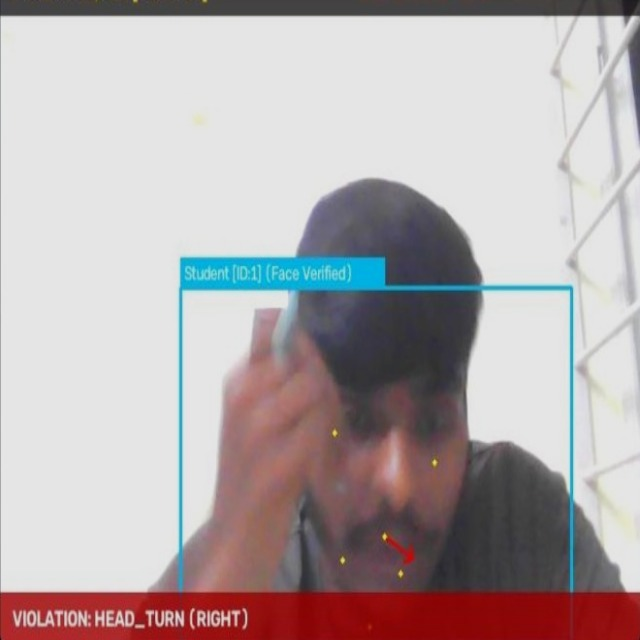
#> input picture dataset/train/images/bg_neg_train_000.jpg, 640 x 640 px, given in place of frame_301_snapshot.jpg, which was not available
$ python build_comprehensive_dataset.py
#> lines starting #> are read from the running program, lines starting #| are printed output that depends on the picture; after the words box and inside, x2 and y2 are one past the last pixel; in counts of white or black regions, pixels touching at a corner belong together
import os
import cv2
import numpy as np
import random
import yaml
import shutil

def build_dataset():
    print("=== Building Comprehensive Malpractice Dataset ===")
    dataset_dir = os.path.abspath("dataset")
    train_img_dir = os.path.join(dataset_dir, "train", "images")
    train_lbl_dir = os.path.join(dataset_dir, "train", "labels")
    val_img_dir = os.path.join(dataset_dir, "val", "images")
    val_lbl_dir = os.path.join(dataset_dir, "val", "labels")

    # Clean previous dataset
    for d in [train_img_dir, train_lbl_dir, val_img_dir, val_lbl_dir]:
        if os.path.exists(d):
            shutil.rmtree(d)
        os.makedirs(d, exist_ok=True)

    # 1. Load Real Candidate Assets
    user_frame = cv2.imread("scratch/frame_301_snapshot.jpg")
#> user_frame is the input picture: shape (640, 640, 3); mean B, G, R 171.8, 170.3, 180.4
    user_phone_crop = cv2.imread("scratch/user_phone.jpg")
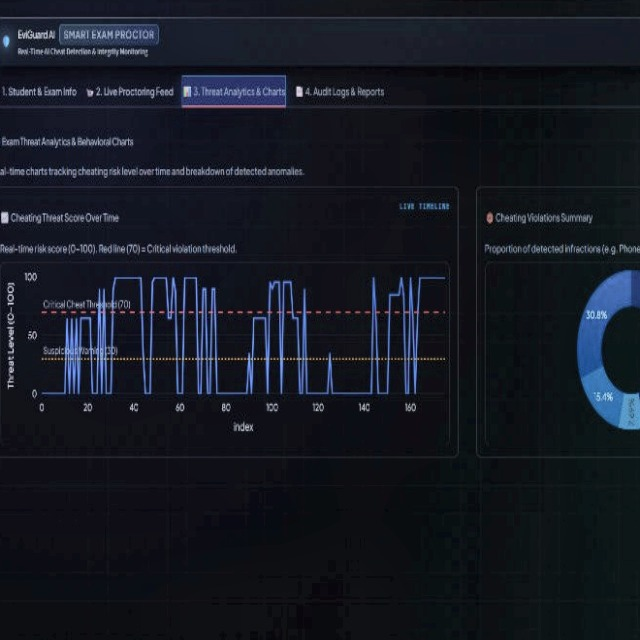
#> input picture dataset/train/images/bg_neg_train_007.jpg, 640 x 640 px, given in place of user_phone.jpg, which was not available
#> user_phone_crop is the input picture: shape (640, 640, 3); mean B, G, R 35, 25.1, 21.1
    cand_bg = cv2.imread("scratch/candidate_clean_bg.jpg")
    if cand_bg is None:
        cand_bg = user_frame.copy()

    # Classes:
    # 0: exam_chit
    # 1: cell_phone
    # 2: book
    classes = ["exam_chit", "cell_phone", "book"]

    # Desk texture backgrounds (416x416)
    def create_background(w=416, h=416, style="cand"):
        if style == "cand" and cand_bg is not None:
            bg = cv2.resize(cand_bg, (w, h))
            # Random brightness/contrast
            alpha = random.uniform(0.85, 1.15)
            beta = random.randint(-15, 15)
            bg = np.clip(alpha * bg + beta, 0, 255).astype(np.uint8)
            return bg
        elif style == "desk_wood":
            bg = np.zeros((h, w, 3), dtype=np.uint8)
            bg[:] = (random.randint(40, 60), random.randint(65, 95), random.randint(110, 150))
            grain = np.random.randint(-12, 12, (h, w, 3), dtype=np.int16)
            return np.clip(bg.astype(np.int16) + grain, 0, 255).astype(np.uint8)
        elif style == "desk_light":
            bg = np.zeros((h, w, 3), dtype=np.uint8)
            bg[:] = (random.randint(170, 200), random.randint(175, 205), random.randint(180, 210))
            grain = np.random.randint(-10, 10, (h, w, 3), dtype=np.int16)
            return np.clip(bg.astype(np.int16) + grain, 0, 255).astype(np.uint8)
        else: # dark modern
            bg = np.zeros((h, w, 3), dtype=np.uint8)
            bg[:] = (random.randint(30, 45), random.randint(35, 50), random.randint(40, 55))
            grain = np.random.randint(-8, 8, (h, w, 3), dtype=np.int16)
            return np.clip(bg.astype(np.int16) + grain, 0, 255).astype(np.uint8)

    # Phone generator (User's phone back cover, generic phone back with cameras, front phone with screen)
    def render_phone(target_h, target_w, phone_type="user_crop"):
        if phone_type == "user_crop" and user_phone_crop is not None:
            p = cv2.resize(user_phone_crop, (target_w, target_h))
            # Random brightness/contrast/tint
            if random.random() < 0.5:
                p = cv2.flip(p, 1) # Left or right hand holding phone
            alpha = random.uniform(0.80, 1.20)
            beta = random.randint(-20, 20)
            p = np.clip(alpha * p.astype(np.float32) + beta, 0, 255).astype(np.uint8)
            return p
        elif phone_type == "dark_back":
            p = np.zeros((target_h, target_w, 3), dtype=np.uint8)
            # Dark graphite / midnight blue phone chassis
            base_col = (random.randint(25, 45), random.randint(30, 50), random.randint(35, 55))
            p[:] = base_col
            # Rounded corners or bezel highlight
            cv2.rectangle(p, (0, 0), (target_w - 1, target_h - 1), (base_col[0] + 25, base_col[1] + 25, base_col[2] + 25), 2)
            # Camera bump in top-left
            cb_w = int(target_w * 0.42)
            cb_h = int(target_h * 0.32)
            cv2.rectangle(p, (5, 5), (5 + cb_w, 5 + cb_h), (base_col[0] - 10, base_col[1] - 10, base_col[2] - 10), -1)
            # Lens circles
            cv2.circle(p, (5 + cb_w // 2, 5 + cb_h // 4), max(2, cb_w // 5), (15, 15, 15), -1)
            cv2.circle(p, (5 + cb_w // 2, 5 + 3 * cb_h // 4), max(2, cb_w // 5), (15, 15, 15), -1)
            # Flash
            cv2.circle(p, (5 + 4 * cb_w // 5, 5 + cb_h // 2), max(1, cb_w // 8), (200, 220, 220), -1)
            return p
        else: # screen front
            p = np.zeros((target_h, target_w, 3), dtype=np.uint8)
            # Black frame
            p[:] = (20, 20, 20)
            # Screen (lit with text or interface)
            cv2.rectangle(p, (3, 4), (target_w - 4, target_h - 5), (random.randint(180, 240), random.randint(180, 240), random.randint(190, 245)), -1)
            # Chat or notes UI lines on screen
            for ly in range(12, target_h - 12, 10):
                lw = random.randint(int(target_w * 0.3), int(target_w * 0.75))
                cv2.rectangle(p, (6, ly), (6 + lw, ly + 6), (random.randint(70, 100), random.randint(140, 180), random.randint(200, 255)), -1)
            return p

    # Exam Chit generator (real paper note with handwriting)
    def render_chit(target_h, target_w):
        c = np.zeros((target_h, target_w, 3), dtype=np.uint8)
        # White/cream paper texture
        paper_col = (random.randint(235, 255), random.randint(238, 255), random.randint(242, 255))
        c[:] = paper_col
        # Paper border
        cv2.rectangle(c, (0, 0), (target_w - 1, target_h - 1), (180, 180, 180), 1)
        # Fold lines
        if random.random() < 0.6:
            cv2.line(c, (0, target_h // 2), (target_w, target_h // 2), (210, 210, 210), 1)
        # Handwritten lines / text strokes
        line_spacing = max(6, target_h // 7)
        for ly in range(line_spacing, target_h - 4, line_spacing):
            lw = random.randint(int(target_w * 0.5), int(target_w * 0.92))
            ink = (random.randint(20, 50), random.randint(20, 50), random.randint(30, 80))
            cv2.line(c, (4, ly), (lw, ly), ink, 1)
        return c

    # Book generator (Large textbook / notebook)
    def render_book(target_h, target_w):
        b = np.zeros((target_h, target_w, 3), dtype=np.uint8)
        # Open notebook / printed book
        b[:] = (random.randint(225, 250), random.randint(230, 250), random.randint(235, 255))
        # Book borders
        cv2.rectangle(b, (0, 0), (target_w - 1, target_h - 1), (70, 70, 80), 2)
        # Spine in middle
        cv2.line(b, (target_w // 2, 0), (target_w // 2, target_h), (110, 110, 120), 2)
        # Text paragraphs
        line_step = max(7, target_h // 12)
        for ly in range(line_step, target_h - 8, line_step):
            # Left page
            cv2.line(b, (10, ly), (target_w // 2 - 10, ly), (140, 140, 150), 1)
            # Right page
            cv2.line(b, (target_w // 2 + 10, ly), (target_w - 10, ly), (140, 140, 150), 1)
        return b

    # Hand overlay generator around object
    def draw_hand_holding(canvas, x1, y1, x2, y2, angle_deg=0):
        # Draw realistic fingers gripping the edge of the object
        skin = (random.randint(110, 140), random.randint(130, 170), random.randint(180, 220))
        h, w = canvas.shape[:2]
        # Fingers overlapping bottom/sides
        fw = max(8, int((x2 - x1) * 0.28))
        fh = max(12, int((y2 - y1) * 0.35))
        # Finger 1 (thumb / palm edge)
        cv2.ellipse(canvas, (max(0, x1 + fw // 2), min(h - 1, y2 - fh // 3)), (fw, fh // 2), 0, 0, 360, skin, -1)
        # Finger 2
        cv2.ellipse(canvas, (min(w - 1, x2 - fw // 3), min(h - 1, y2 - fh // 2)), (fw // 2, fh), 0, 0, 360, skin, -1)

    # Rotate image and return rotated patch + mask
    def rotate_patch(patch, angle):
        ph, pw = patch.shape[:2]
        center = (pw // 2, ph // 2)
        rot_mat = cv2.getRotationMatrix2D(center, angle, 1.0)
        cos = np.abs(rot_mat[0, 0])
        sin = np.abs(rot_mat[0, 1])
        new_w = int((ph * sin) + (pw * cos))
        new_h = int((ph * cos) + (pw * sin))
        rot_mat[0, 2] += (new_w / 2) - center[0]
        rot_mat[1, 2] += (new_h / 2) - center[1]
        rotated = cv2.warpAffine(patch, rot_mat, (new_w, new_h), flags=cv2.INTER_LINEAR, borderValue=(0, 0, 0))
        # Mask
        mask = np.ones((ph, pw), dtype=np.uint8) * 255
        rot_mask = cv2.warpAffine(mask, rot_mat, (new_w, new_h), flags=cv2.INTER_NEAREST, borderValue=0)
        return rotated, rot_mask

    # Generate one sample image with annotations
    def generate_sample(sample_id, is_val=False):
        w, h = 416, 416
        bg_styles = ["cand", "cand", "desk_wood", "desk_light", "cand"]
        style = random.choice(bg_styles)
        canvas = create_background(w, h, style=style)

        annos = [] # list of (cls_id, cx, cy, nw, nh)

        # Scene types:
        # 1: User phone in candidate scene (high frequency: ~40%)
        # 2: Hand holding exam chit (~25%)
        # 3: Book on desk (~20%)
        # 4: Both phone and chit/book (~10%)
        # 5: Negative sample: clean room / empty hand up against window (0 objects) (~5%)
        scene_type = random.choices([1, 2, 3, 4, 5], weights=[0.42, 0.23, 0.18, 0.12, 0.05])[0]

        if scene_type == 5:
            # Hard negative sample (no objects)
            return canvas, annos

        # Add phone
        if scene_type in (1, 4):
            # Target phone size: w: 55-90, h: 110-180 (aspect ratio ~ 1.8 - 2.3)
            ph = random.randint(110, 185)
            pw = int(ph / random.uniform(1.85, 2.25))
            p_type = random.choice(["user_crop", "user_crop", "dark_back", "screen_front"])
            phone_patch = render_phone(ph, pw, p_type)

            # Random rotation (-25 to +25 deg)
            angle = random.uniform(-22.0, 22.0)
            rot_patch, rot_mask = rotate_patch(phone_patch, angle)
            rph, rpw = rot_patch.shape[:2]

            # Position in candidate hand area or desk
            if style == "cand":
                # Candidate hand holding phone is around x: 160-260, y: 35-180
                px = random.randint(150, min(w - rpw - 10, 250))
                py = random.randint(30, min(h - rph - 10, 180))
            else:
                px = random.randint(20, w - rpw - 20)
                py = random.randint(30, h - rph - 30)

            # Paste with mask
            roi = canvas[py:py + rph, px:px + rpw]
            mask_3c = cv2.cvtColor(rot_mask, cv2.COLOR_GRAY2BGR) / 255.0
            canvas[py:py + rph, px:px + rpw] = (roi * (1.0 - mask_3c) + rot_patch * mask_3c).astype(np.uint8)

            # Hand grip
            if random.random() < 0.85:
                draw_hand_holding(canvas, px, py, px + rpw, py + rph, angle)

            # YOLO bbox for phone: class 1
            cx = (px + rpw / 2.0) / w
            cy = (py + rph / 2.0) / h
            nw = rpw / float(w)
            nh = rph / float(h)
            annos.append((1, cx, cy, nw, nh))

        # Add Exam Chit
        if scene_type in (2, 4):
            ch = random.randint(40, 75)
            cw = int(ch / random.uniform(1.1, 1.6))
            chit_patch = render_chit(ch, cw)
            angle = random.uniform(-25.0, 25.0)
            rot_patch, rot_mask = rotate_patch(chit_patch, angle)
            rch, rcw = rot_patch.shape[:2]

            cx_pos = random.randint(30, w - rcw - 30)
            cy_pos = random.randint(int(h * 0.40), h - rch - 20)

            # Check overlap if phone exists
            overlap = False
            for c_id, acx, acy, anw, anh in annos:
                ax1 = int((acx - anw / 2) * w)
                ay1 = int((acy - anh / 2) * h)
                ax2 = int((acx + anw / 2) * w)
                ay2 = int((acy + anh / 2) * h)
                if max(cx_pos, ax1) < min(cx_pos + rcw, ax2) and max(cy_pos, ay1) < min(cy_pos + rch, ay2):
                    overlap = True
                    break

            if not overlap:
                roi = canvas[cy_pos:cy_pos + rch, cx_pos:cx_pos + rcw]
                mask_3c = cv2.cvtColor(rot_mask, cv2.COLOR_GRAY2BGR) / 255.0
                canvas[cy_pos:cy_pos + rch, cx_pos:cx_pos + rcw] = (roi * (1.0 - mask_3c) + rot_patch * mask_3c).astype(np.uint8)
                draw_hand_holding(canvas, cx_pos, cy_pos, cx_pos + rcw, cy_pos + rch, angle)
                annos.append((0, (cx_pos + rcw / 2.0) / w, (cy_pos + rch / 2.0) / h, rcw / float(w), rch / float(h)))

        # Add Book
        if scene_type in (3, 4):
            bh = random.randint(110, 180)
            bw = int(bh * random.uniform(1.3, 1.8))
            bw = min(bw, w - 40)
            book_patch = render_book(bh, bw)
            angle = random.uniform(-10.0, 10.0)
            rot_patch, rot_mask = rotate_patch(book_patch, angle)
            rbh, rbw = rot_patch.shape[:2]

            bx_pos = random.randint(15, w - rbw - 15)
            by_pos = random.randint(int(h * 0.45), h - rbh - 15)

            # Check overlap with existing objects
            overlap = False
            for c_id, acx, acy, anw, anh in annos:
                ax1 = int((acx - anw / 2) * w)
                ay1 = int((acy - anh / 2) * h)
                ax2 = int((acx + anw / 2) * w)
                ay2 = int((acy + anh / 2) * h)
                if max(bx_pos, ax1) < min(bx_pos + rbw, ax2) and max(by_pos, ay1) < min(by_pos + rbh, ay2):
                    overlap = True
                    break

            if not overlap:
                roi = canvas[by_pos:by_pos + rbh, bx_pos:bx_pos + rbw]
                mask_3c = cv2.cvtColor(rot_mask, cv2.COLOR_GRAY2BGR) / 255.0
                canvas[by_pos:by_pos + rbh, bx_pos:bx_pos + rbw] = (roi * (1.0 - mask_3c) + rot_patch * mask_3c).astype(np.uint8)
                annos.append((2, (bx_pos + rbw / 2.0) / w, (by_pos + rbh / 2.0) / h, rbw / float(w), rbh / float(h)))

        return canvas, annos

    # Build 120 Training Samples
    print("Generating 120 training samples...")
    random.seed(42)
    np.random.seed(42)

    # First: Exact Ground Truth Frame #301
    f301 = cv2.resize(user_frame, (416, 416))
    f301_path = os.path.join(train_img_dir, "real_frame_301.jpg")
    cv2.imwrite(f301_path, f301)
    # Box in 345x260: x1=171, y1=41, x2=233, y2=172
    cx = ((171.0 + 233.0) / 2.0) / 345.0
    cy = ((41.0 + 172.0) / 2.0) / 260.0
    nw = (233.0 - 171.0) / 345.0
    nh = (172.0 - 41.0) / 260.0
    with open(os.path.join(train_lbl_dir, "real_frame_301.txt"), "w") as f:
        f.write(f"1 {cx:.6f} {cy:.6f} {nw:.6f} {nh:.6f}\n")

    for i in range(1, 120):
        img, annos = generate_sample(i)
        img_name = f"train_sample_{i:03d}.jpg"
        lbl_name = f"train_sample_{i:03d}.txt"
        cv2.imwrite(os.path.join(train_img_dir, img_name), img)
        with open(os.path.join(train_lbl_dir, lbl_name), "w") as f:
            for cls_id, cx, cy, nw, nh in annos:
                f.write(f"{cls_id} {cx:.6f} {cy:.6f} {nw:.6f} {nh:.6f}\n")
#> this loop made 119 passes
#> annos on passes 1, 2, 3, 6, 7, 9, 10, 11, 12, 13, 14, 15: [(1, 0.615, 0.25, 0.202, 0.327)], [(2, 0.398, 0.701, 0.459, 0.296)], [(1, 0.591, 0.496, 0.284, 0.406)], [(0, 0.642, 0.685, 0.149, 0.159)], [(1, 0.685, 0.581, 0.25, 0.353)], [(1, 0.282, 0.599, 0.291, 0.394)], [(1, 0.686, 0.474, 0.315, 0.438)], [(1, 0.655, 0.392, 0.2, 0.317)], [(1, 0.832, 0.237, 0.188, 0.32)], [(0, 0.669, 0.65, 0.185, 0.2)], [(0, 0.45, 0.579, 0.115, 0.144)], [(2, 0.446, 0.704, 0.589, 0.433)]
#> pass 1, in create_background, `bg = np.clip(alpha * bg + beta, 0, 255).astype(np.uint8)`:
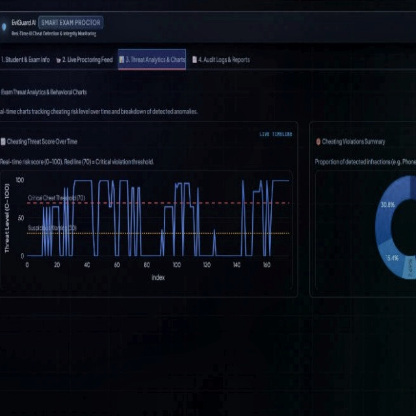
#> bg: shape (416, 416, 3); mean B, G, R 22.5, 14, 10.6
#> pass 1, in render_phone, `p = np.clip(alpha * p.astype(np.float32) + beta, 0, 255).astype(np.uin..`:
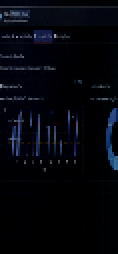
#> p: shape (127, 59, 3) (shown 2 times larger); mean B, G, R 12.5, 6.1, 4.3

    # Build 30 Validation Samples
    print("Generating 30 validation samples...")
    random.seed(999)
    np.random.seed(999)

    # Include frame 301 in validation
    val_f301_path = os.path.join(val_img_dir, "val_real_frame_301.jpg")
    cv2.imwrite(val_f301_path, f301)
    with open(os.path.join(val_lbl_dir, "val_real_frame_301.txt"), "w") as f:
        f.write(f"1 {cx:.6f} {cy:.6f} {nw:.6f} {nh:.6f}\n")

    for i in range(1, 30):
        img, annos = generate_sample(i, is_val=True)
        img_name = f"val_sample_{i:03d}.jpg"
        lbl_name = f"val_sample_{i:03d}.txt"
        cv2.imwrite(os.path.join(val_img_dir, img_name), img)
        with open(os.path.join(val_lbl_dir, lbl_name), "w") as f:
            for cls_id, cx, cy, nw, nh in annos:
                f.write(f"{cls_id} {cx:.6f} {cy:.6f} {nw:.6f} {nh:.6f}\n")
#> this loop made 29 passes
#> pass 1, in create_background (call 120), `bg = np.clip(alpha * bg + beta, 0, 255).astype(np.uint8)`:
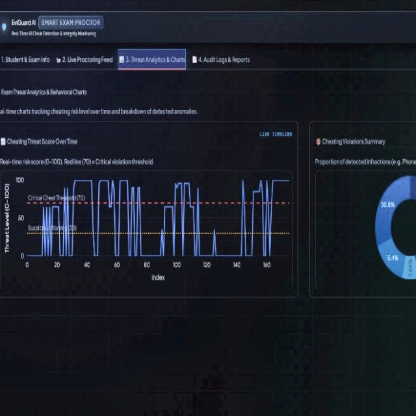
#> bg: shape (416, 416, 3); mean B, G, R 41.5, 30.4, 26
#> pass 1, in generate_sample (call 120), `chit_patch = render_chit(ch, cw)`:
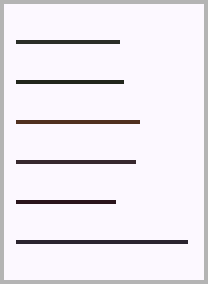
#> chit_patch: shape (71, 52, 3) (shown 4 times larger); mean of channels 0, 1, 2 239.4, 233.2, 237.3; drawn as B, G, R
#> pass 1, in rotate_patch (call 144), `rotated = cv2.warpAffine(patch, rot_mat, (new_w, new_h), flags=cv2.INT..`:
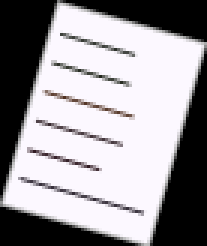
#> rotated: shape (82, 69, 3) (shown 3 times larger); mean of channels 0, 1, 2 156.2, 152.2, 154.8; drawn as B, G, R
#> pass 1, in rotate_patch (call 144), `rot_mask = cv2.warpAffine(mask, rot_mat, (new_w, new_h), flags=cv2.INT..`:
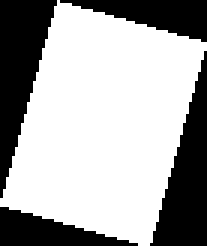
#> rot_mask: shape (82, 69) (shown 3 times larger); 65.3% white; 4 black regions, box (x1, y1, x2, y2) and area: (0, 0, 19, 66) 651, (50, 17, 69, 82) 634, (20, 0, 69, 14) 358, (0, 69, 46, 82) 322

    # Update data.yaml
    data_yaml_path = os.path.join(dataset_dir, "data.yaml")
    yaml_config = {
        "path": dataset_dir.replace("\\", "/"),
        "train": "train/images",
        "val": "val/images",
        "nc": 3,
        "names": classes
    }
    with open(data_yaml_path, "w") as f:
        yaml.dump(yaml_config, f, sort_keys=False)

    print(f"Comprehensive dataset generated at {dataset_dir}!")
    print(f"  Training images: {len(os.listdir(train_img_dir))}")
#|   Training images: 120
    print(f"  Validation images: {len(os.listdir(val_img_dir))}")
#|   Validation images: 30
    return data_yaml_path

if __name__ == "__main__":
    build_dataset()
